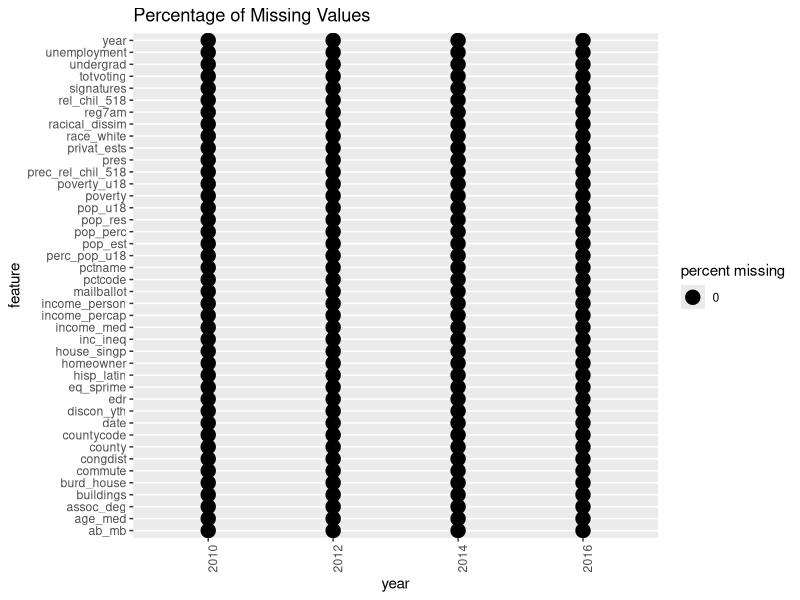
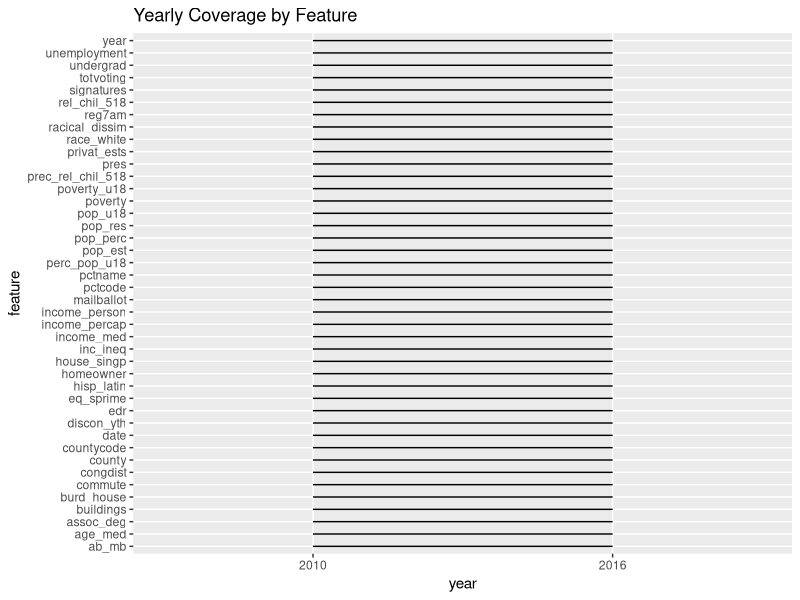

Source code (R) for these figures, in order:
# Joining datasets

# load packages
library(tidyverse)
library(skimr)

# read data
results <- read_csv("./data/processed/2008_2016_general_result.csv")
county_acs <- read_csv("./data/processed/combined_counties/combined_counties.csv")

# join and cleanse
comp_dat <- results %>% 
  left_join(county_acs, by = c("countycode", "year")) %>% 
  filter(!is.na(eq_sprime)) %>% 
  filter(year >= 2010) %>% 
  # remove missing 
  select(-snap, -poverty_perc, -net_mig, -prevent_admin, -real_wage_coladj, -patents, -crime, -civ_labor, -at_hpi, -pre_death, -age_pre_death)

# add 2016 st louis county data
comp_dat <- comp_dat %>% 
  mutate(unemplyoment = if_else(is.na(unemplyoment), 5.7, unemplyoment),
         pres = if_else(year %% 4 == 0, 1, 0)) %>% 
  rename(unemployment = unemplyoment)

# write data
write_rds(comp_dat, "./data/processed/competition_data.rds")

# check for completeness among variables
year_check <- function(var){
  comp_dat %>% 
    select(var, year) %>% 
    remove_missing() %>% 
    group_by(year) %>% 
    count() %>% 
    mutate(var = var)
}

vars <- names(comp_dat)

var_ranges <- bind_rows(map(vars, year_check)) %>% 
  group_by(var) %>% 
  summarise(min = min(year),
            max = max(year))

var_range_plot <- var_ranges %>% 
  ggplot(aes(y = factor(var), yend = factor(var))) +
  geom_segment(aes(x = factor(min), xend = factor(max))) +
  labs(
    x = "year",
    y = "feature",
    title = "Yearly Coverage by Feature"
  )

perc_missing <- function(var){
  comp_dat %>% 
    select(var, year) %>% 
    group_by(year) %>% 
    summarise(pna = sum(is.na(get(var)))/87) %>% 
    mutate(var = var)
}

var_p_na <- bind_rows(map(vars, perc_missing))

percent_missing_plot <- var_p_na %>% 
  filter(pna != 1) %>% 
  ggplot(aes(factor(year), factor(var), size = pna*100)) +
  geom_point() +
  theme(axis.text.x = element_text(angle = 90)) +
  labs(
    x = "year",
    y = "feature",
    size = "percent missing",
    title = "Percentage of Missing Values"
  )
